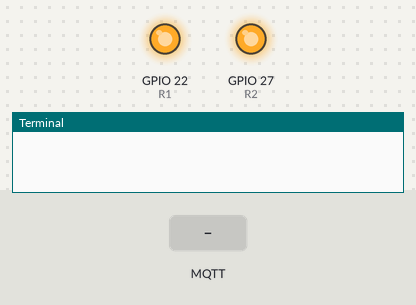
Recording of a program running on a simulated Raspberry Pi (BCM pin numbers). Parts: output pins drawn as LEDs (lit = HIGH), the last lines printed to the terminal. Inputs (shaded band) come from the test bench. No MQTT or app messages arrive unless stated.

Above: at 1.3 s.
1.4 s: MQTT message "close" arrives on the first subscribed topic
At 3.0 s:
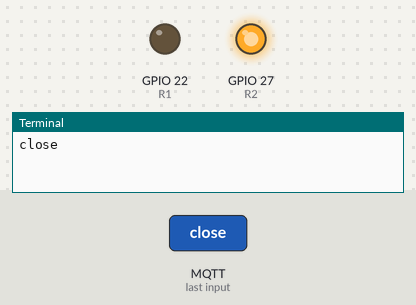
3.9 s: MQTT message "open" arrives on the first subscribed topic
At 6.1 s:
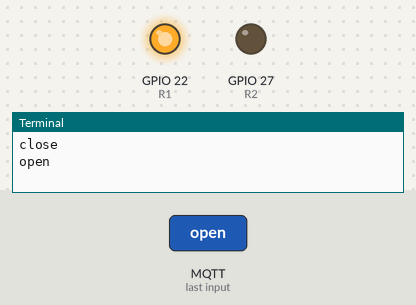
6.4 s: MQTT message "stop" arrives on the first subscribed topic
At 7.2 s:
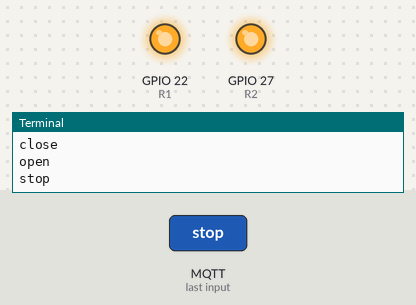
Timing chart, 0 to 9.4 s (numbered marks = the images above; inputs shaded):
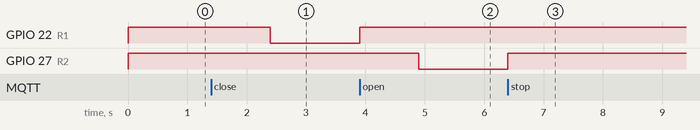

The program:

blinder.py
```python
import paho.mqtt.client as mqtt
import RPi.GPIO as GPIO
import time

R1 = 22
R2 = 27
GPIO.setmode(GPIO.BCM)
GPIO.setup(R1, GPIO.OUT, initial=GPIO.HIGH)
GPIO.setup(R2, GPIO.OUT, initial=GPIO.HIGH)

def on_connect(client, userdata, flags, rc, properties=None):
        if rc == 0:
                client.subscribe("greenhouse/blinder", qos=1)

def on_message(client, userdata, message):
	try:
		msg = str(message.payload.decode("utf-8"))
		if msg == "close":
			print("close")
			GPIO.output(R1, GPIO.HIGH)
			GPIO.output(R2, GPIO.HIGH)
			time.sleep(1)
			GPIO.output(R1, GPIO.LOW)
		elif msg == "stop":
			print("stop")
			GPIO.output(R1, GPIO.HIGH)
			GPIO.output(R2, GPIO.HIGH)
		elif msg == "open":
			print("open")
			GPIO.output(R1, GPIO.HIGH)
			GPIO.output(R2, GPIO.HIGH)
			time.sleep(1)
			GPIO.output(R2, GPIO.LOW)
	except Exception as e:
		print(f"Hiba az üzenet feldolgozásakor: {e}", flush=True)

try:
        client = mqtt.Client(callback_api_version=mqtt.CallbackAPIVersion.VERSION2)
except AttributeError:
        client = mqtt.Client()

client.on_connect = on_connect
client.on_message = on_message

client.loop_start()

try:
        client.connect("localhost", 1883, 60)
except Exception:
        pass

try:
        while True:
                time.sleep(1)
except KeyboardInterrupt:
        print("\nLeállítás...")
finally:
        client.loop_stop()
        client.disconnect()
        GPIO.cleanup()
        print("Program leállítva.")
```

Measured:
- after the input at 1.4 s, GPIO 22 (R1): HIGH → LOW after 1.0 s
- after the input at 3.9 s, GPIO 22 (R1): LOW → HIGH at once; GPIO 27 (R2): HIGH → LOW after 1.0 s
- after the input at 6.4 s, GPIO 27 (R2): LOW → HIGH at once
